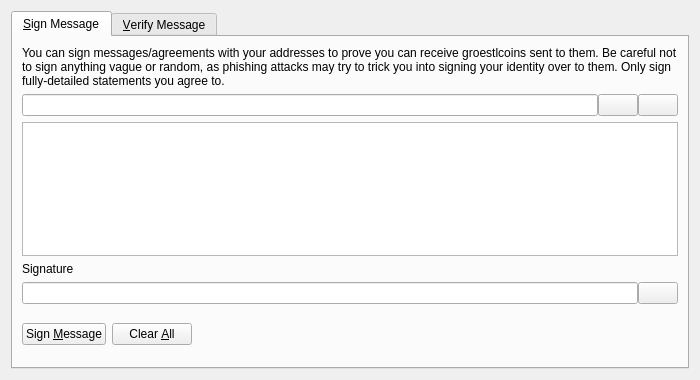
<?xml version="1.0" encoding="UTF-8"?>
<ui version="4.0">
 <class>SignVerifyMessageDialog</class>
 <widget class="QDialog" name="SignVerifyMessageDialog">
  <property name="geometry">
   <rect>
    <x>0</x>
    <y>0</y>
    <width>700</width>
    <height>380</height>
   </rect>
  </property>
  <property name="windowTitle">
   <string>Signatures - Sign / Verify a Message</string>
  </property>
  <property name="modal">
   <bool>true</bool>
  </property>
  <layout class="QVBoxLayout" name="verticalLayout">
   <item>
    <widget class="QTabWidget" name="tabWidget">
     <property name="currentIndex">
      <number>0</number>
     </property>
     <widget class="QWidget" name="tabSignMessage">
      <attribute name="title">
       <string>&amp;Sign Message</string>
      </attribute>
      <layout class="QVBoxLayout" name="verticalLayout_SM">
       <item>
        <widget class="QLabel" name="infoLabel_SM">
         <property name="text">
          <string>You can sign messages/agreements with your addresses to prove you can receive groestlcoins sent to them. Be careful not to sign anything vague or random, as phishing attacks may try to trick you into signing your identity over to them. Only sign fully-detailed statements you agree to.</string>
         </property>
         <property name="textFormat">
          <enum>Qt::PlainText</enum>
         </property>
         <property name="wordWrap">
          <bool>true</bool>
         </property>
        </widget>
       </item>
       <item>
        <layout class="QHBoxLayout" name="horizontalLayout_1_SM">
         <property name="spacing">
          <number>0</number>
         </property>
         <item>
          <widget class="QValidatedLineEdit" name="addressIn_SM">
           <property name="toolTip">
            <string>The Groestlcoin address to sign the message with</string>
           </property>
          </widget>
         </item>
         <item>
          <widget class="QPushButton" name="addressBookButton_SM">
           <property name="toolTip">
            <string>Choose previously used address</string>
           </property>
           <property name="text">
            <string/>
           </property>
           <property name="icon">
            <iconset resource="../bitcoin.qrc">
             <normaloff>:/icons/address-book</normaloff>:/icons/address-book</iconset>
           </property>
           <property name="shortcut">
            <string>Alt+A</string>
           </property>
           <property name="autoDefault">
            <bool>false</bool>
           </property>
          </widget>
         </item>
         <item>
          <widget class="QPushButton" name="pasteButton_SM">
           <property name="toolTip">
            <string>Paste address from clipboard</string>
           </property>
           <property name="text">
            <string/>
           </property>
           <property name="icon">
            <iconset resource="../bitcoin.qrc">
             <normaloff>:/icons/editpaste</normaloff>:/icons/editpaste</iconset>
           </property>
           <property name="shortcut">
            <string>Alt+P</string>
           </property>
           <property name="autoDefault">
            <bool>false</bool>
           </property>
          </widget>
         </item>
        </layout>
       </item>
       <item>
        <widget class="QPlainTextEdit" name="messageIn_SM">
         <property name="toolTip">
          <string>Enter the message you want to sign here</string>
         </property>
        </widget>
       </item>
       <item>
        <widget class="QLabel" name="signatureLabel_SM">
         <property name="text">
          <string>Signature</string>
         </property>
         <property name="textFormat">
          <enum>Qt::PlainText</enum>
         </property>
        </widget>
       </item>
       <item>
        <layout class="QHBoxLayout" name="horizontalLayout_2_SM">
         <property name="spacing">
          <number>0</number>
         </property>
         <item>
          <widget class="QLineEdit" name="signatureOut_SM">
           <property name="font">
            <font>
             <italic>true</italic>
            </font>
           </property>
           <property name="readOnly">
            <bool>true</bool>
           </property>
          </widget>
         </item>
         <item>
          <widget class="QPushButton" name="copySignatureButton_SM">
           <property name="toolTip">
            <string>Copy the current signature to the system clipboard</string>
           </property>
           <property name="text">
            <string/>
           </property>
           <property name="icon">
            <iconset resource="../bitcoin.qrc">
             <normaloff>:/icons/editcopy</normaloff>:/icons/editcopy</iconset>
           </property>
           <property name="autoDefault">
            <bool>false</bool>
           </property>
          </widget>
         </item>
        </layout>
       </item>
       <item>
        <layout class="QHBoxLayout" name="horizontalLayout_3_SM">
         <item>
          <widget class="QPushButton" name="signMessageButton_SM">
           <property name="toolTip">
            <string>Sign the message to prove you own this Groestlcoin address</string>
           </property>
           <property name="text">
            <string>Sign &amp;Message</string>
           </property>
           <property name="icon">
            <iconset resource="../bitcoin.qrc">
             <normaloff>:/icons/edit</normaloff>:/icons/edit</iconset>
           </property>
           <property name="autoDefault">
            <bool>false</bool>
           </property>
          </widget>
         </item>
         <item>
          <widget class="QPushButton" name="clearButton_SM">
           <property name="toolTip">
            <string>Reset all sign message fields</string>
           </property>
           <property name="text">
            <string>Clear &amp;All</string>
           </property>
           <property name="icon">
            <iconset resource="../bitcoin.qrc">
             <normaloff>:/icons/remove</normaloff>:/icons/remove</iconset>
           </property>
           <property name="autoDefault">
            <bool>false</bool>
           </property>
          </widget>
         </item>
         <item>
          <spacer name="horizontalSpacer_1_SM">
           <property name="orientation">
            <enum>Qt::Horizontal</enum>
           </property>
           <property name="sizeHint" stdset="0">
            <size>
             <width>40</width>
             <height>48</height>
            </size>
           </property>
          </spacer>
         </item>
         <item>
          <widget class="QLabel" name="statusLabel_SM">
           <property name="font">
            <font>
             <weight>75</weight>
             <bold>true</bold>
            </font>
           </property>
           <property name="text">
            <string/>
           </property>
           <property name="wordWrap">
            <bool>true</bool>
           </property>
          </widget>
         </item>
         <item>
          <spacer name="horizontalSpacer_2_SM">
           <property name="orientation">
            <enum>Qt::Horizontal</enum>
           </property>
           <property name="sizeHint" stdset="0">
            <size>
             <width>40</width>
             <height>48</height>
            </size>
           </property>
          </spacer>
         </item>
        </layout>
       </item>
      </layout>
     </widget>
     <widget class="QWidget" name="tabVerifyMessage">
      <attribute name="title">
       <string>&amp;Verify Message</string>
      </attribute>
      <layout class="QVBoxLayout" name="verticalLayout_VM">
       <item>
        <widget class="QLabel" name="infoLabel_VM">
         <property name="text">
          <string>Enter the receiver's address, message (ensure you copy line breaks, spaces, tabs, etc. exactly) and signature below to verify the message. Be careful not to read more into the signature than what is in the signed message itself, to avoid being tricked by a man-in-the-middle attack. Note that this only proves the signing party receives with the address, it cannot prove sendership of any transaction!</string>
         </property>
         <property name="textFormat">
          <enum>Qt::PlainText</enum>
         </property>
         <property name="alignment">
          <set>Qt::AlignLeading|Qt::AlignLeft|Qt::AlignTop</set>
         </property>
         <property name="scaledContents">
          <bool>true</bool>
         </property>
         <property name="wordWrap">
          <bool>true</bool>
         </property>
        </widget>
       </item>
       <item>
        <layout class="QHBoxLayout" name="horizontalLayout_1_VM">
         <property name="spacing">
          <number>0</number>
         </property>
         <item>
          <widget class="QValidatedLineEdit" name="addressIn_VM">
           <property name="toolTip">
            <string>The Groestlcoin address the message was signed with</string>
           </property>
          </widget>
         </item>
         <item>
          <widget class="QPushButton" name="addressBookButton_VM">
           <property name="toolTip">
            <string>Choose previously used address</string>
           </property>
           <property name="text">
            <string/>
           </property>
           <property name="icon">
            <iconset resource="../bitcoin.qrc">
             <normaloff>:/icons/address-book</normaloff>:/icons/address-book</iconset>
           </property>
           <property name="shortcut">
            <string>Alt+A</string>
           </property>
           <property name="autoDefault">
            <bool>false</bool>
           </property>
          </widget>
         </item>
        </layout>
       </item>
       <item>
        <widget class="QPlainTextEdit" name="messageIn_VM"/>
       </item>
       <item>
        <widget class="QValidatedLineEdit" name="signatureIn_VM"/>
       </item>
       <item>
        <layout class="QHBoxLayout" name="horizontalLayout_2_VM">
         <item>
          <widget class="QPushButton" name="verifyMessageButton_VM">
           <property name="toolTip">
            <string>Verify the message to ensure it was signed with the specified Groestlcoin address</string>
           </property>
           <property name="text">
            <string>Verify &amp;Message</string>
           </property>
           <property name="icon">
            <iconset resource="../bitcoin.qrc">
             <normaloff>:/icons/transaction_0</normaloff>:/icons/transaction_0</iconset>
           </property>
           <property name="autoDefault">
            <bool>false</bool>
           </property>
          </widget>
         </item>
         <item>
          <widget class="QPushButton" name="clearButton_VM">
           <property name="toolTip">
            <string>Reset all verify message fields</string>
           </property>
           <property name="text">
            <string>Clear &amp;All</string>
           </property>
           <property name="icon">
            <iconset resource="../bitcoin.qrc">
             <normaloff>:/icons/remove</normaloff>:/icons/remove</iconset>
           </property>
           <property name="autoDefault">
            <bool>false</bool>
           </property>
          </widget>
         </item>
         <item>
          <spacer name="horizontalSpacer_1_VM">
           <property name="orientation">
            <enum>Qt::Horizontal</enum>
           </property>
           <property name="sizeHint" stdset="0">
            <size>
             <width>40</width>
             <height>48</height>
            </size>
           </property>
          </spacer>
         </item>
         <item>
          <widget class="QLabel" name="statusLabel_VM">
           <property name="font">
            <font>
             <weight>75</weight>
             <bold>true</bold>
            </font>
           </property>
           <property name="text">
            <string/>
           </property>
           <property name="wordWrap">
            <bool>true</bool>
           </property>
          </widget>
         </item>
         <item>
          <spacer name="horizontalSpacer_2_VM">
           <property name="orientation">
            <enum>Qt::Horizontal</enum>
           </property>
           <property name="sizeHint" stdset="0">
            <size>
             <width>40</width>
             <height>48</height>
            </size>
           </property>
          </spacer>
         </item>
        </layout>
       </item>
      </layout>
     </widget>
    </widget>
   </item>
  </layout>
 </widget>
 <customwidgets>
  <customwidget>
   <class>QValidatedLineEdit</class>
   <extends>QLineEdit</extends>
   <header>qt/qvalidatedlineedit.h</header>
  </customwidget>
 </customwidgets>
 <resources>
  <include location="../bitcoin.qrc"/>
 </resources>
 <connections/>
</ui>
